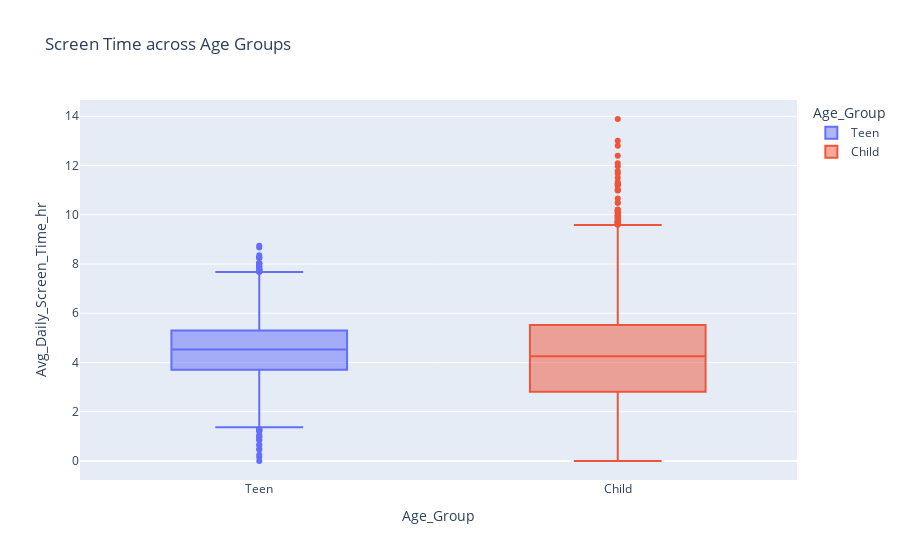

Notebook cell for this chart:
### Markdown cell above
## Screen Time across Age Groups

### Code cell
import pandas as pd

# Bin ages into groups
df['Age_Group'] = pd.cut(df['Age'], bins=[0, 12, 18, 25, 35, 50, 65, 100],
                         labels=['Child', 'Teen', 'Youth', 'Young Adult', 'Adult', 'Middle Age', 'Senior'])

fig = px.box(df, x='Age_Group', y='Avg_Daily_Screen_Time_hr', color='Age_Group',
             title='Screen Time across Age Groups')
fig.show()

### Figure 1 — Plotly figure (JSON) as saved in the notebook; plotly's stock layout.template omitted (floating-point values rounded to 4 significant figures; data arrays with more than 128 entries replaced by an {"elided": "..."} marker saying what was removed)
{"data": [{"alignmentgroup": "True", "hovertemplate": "Age_Group=%{x}<br>Avg_Daily_Screen_Time_hr=%{y}<extra></extra>", "legendgroup": "Teen", "marker": {"color": "#636efa"}, "name": "Teen", "notched": false, "offsetgroup": "Teen", "orientation": "v", "showlegend": true, "type": "box", "x": {"elided": "5305 str values"}, "x0": " ", "xaxis": "x", "y": {"elided": "5305 float values"}, "y0": " ", "yaxis": "y"}, {"alignmentgroup": "True", "hovertemplate": "Age_Group=%{x}<br>Avg_Daily_Screen_Time_hr=%{y}<extra></extra>", "legendgroup": "Child", "marker": {"color": "#EF553B"}, "name": "Child", "notched": false, "offsetgroup": "Child", "orientation": "v", "showlegend": true, "type": "box", "x": {"elided": "4407 str values"}, "x0": " ", "xaxis": "x", "y": {"elided": "4407 float values"}, "y0": " ", "yaxis": "y"}], "layout": {"boxmode": "overlay", "legend": {"title": {"text": "Age_Group"}, "tracegroupgap": 0}, "title": {"text": "Screen Time across Age Groups"}, "xaxis": {"anchor": "y", "categoryarray": ["Teen", "Child"], "categoryorder": "array", "domain": [0, 1], "title": {"text": "Age_Group"}}, "yaxis": {"anchor": "x", "domain": [0, 1], "title": {"text": "Avg_Daily_Screen_Time_hr"}}}}
